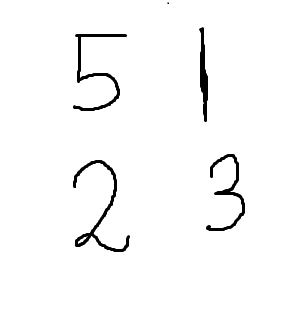
#> input picture number_recognition/512.png, 303 x 310 px
$ python -i multiple_digits.py   (imports and definitions only)   (older library calls are emulated)
#> lines starting #> are read from the running program, lines starting #| are printed output that depends on the picture; after the words box and inside, x2 and y2 are one past the last pixel; in counts of white or black regions, pixels touching at a corner belong together
# Import the modules
import cv2
import numpy as np
from PIL import Image, ImageFilter


def imageprepare(argv):
    """
    This function returns the pixel values.
    The imput is a png file location.
    """
    im = (argv).convert('L')
    width = float(im.size[0])
    height = float(im.size[1])
    newImage = Image.new('L', (28, 28), (255))  # creates white canvas of 28x28 pixels

    if width > height:  # check which dimension is bigger
        # Width is bigger. Width becomes 20 pixels.
        nheight = int(round((20.0 / width * height), 0))  # resize height according to ratio width
        if (nheight == 0):  # rare case but minimum is 1 pixel
            nheight = 1
            # resize and sharpen
        img = im.resize((20, nheight), Image.ANTIALIAS).filter(ImageFilter.SHARPEN)
        wtop = int(round(((28 - nheight) / 2), 0))  # calculate horizontal position
        newImage.paste(img, (4, wtop))  # paste resized image on white canvas
    else:
        # Height is bigger. Heigth becomes 20 pixels.
        nwidth = int(round((28.0 / height * width), 0))  # resize width according to ratio height
        if (nwidth == 0):  # rare case but minimum is 1 pixel
            nwidth = 1
            # resize and sharpen
        img = im.resize((nwidth, 28), Image.ANTIALIAS).filter(ImageFilter.SHARPEN)
        wleft = int(round(((28 - nwidth) / 2), 0))  # caculate vertical pozition
        newImage.paste(img, (wleft, 0))  # paste resized image on white canvas

    tv = list(newImage.getdata())  # get pixel values

    # normalize pixels to 0 and 1. 0 is pure white, 1 is pure black.
    tva = [(255-x) * (1.0) / 255.0 for x in tv]
    # print(tva)
    return tva


def chooseImage(arg, net=None):
    # Read the input image
#> called with arg = '../512.png'
    im = cv2.imread(arg)
#> im is the input picture: shape (310, 303, 3); min 0, max 255, mean 248.7

    # Convert to grayscale and apply Gaussian filtering
    im_gray = cv2.cvtColor(im, cv2.COLOR_BGR2GRAY)
    im_gray = cv2.GaussianBlur(im_gray, (5, 5), 0)
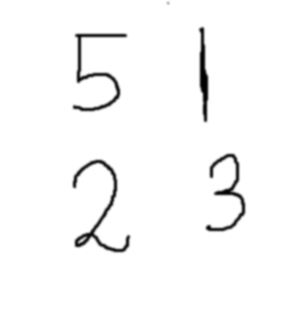
#> im_gray: shape (310, 303); min 0, max 255, mean 248.7

    # Threshold the image
    ret, im_th = cv2.threshold(im_gray, 90, 255, cv2.THRESH_BINARY_INV)
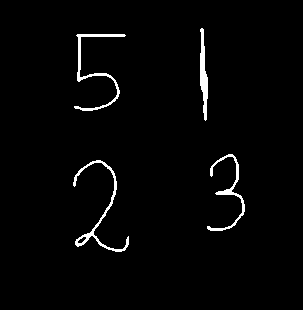
#> im_th: shape (310, 303); 2.1% white; 4 white regions

    # Find contours in the image
    ctrs, hier = cv2.findContours(im_th.copy(), cv2.RETR_EXTERNAL, cv2.CHAIN_APPROX_SIMPLE)
#> ctrs = 4 contours; box (x1, y1, x2, y2) and area: (73, 160, 129, 252) 412, (74, 34, 126, 111) 358, (200, 28, 208, 121) 340, (207, 154, 245, 231) 298

    # Get rectangles contains each contour
    rects = [cv2.boundingRect(ctr) for ctr in ctrs]
#> rects = [(73, 160, 56, 92), (207, 154, 38, 77), (74, 34, 52, 77), (200, 28, 8, 93)]

    #data_list = []
    test_data = []
    for i, rect in enumerate(rects):
        cv2.rectangle(im, (rect[0], rect[1]), (rect[0] + rect[2], rect[1] + rect[3]), (0, 255, 0), 3)
        leng = int(rect[3] * 1.6)
        pt1 = int(rect[1] + 1 + rect[3] // 2 - leng // 2)
        pt2 = int(rect[0] + 1 + rect[2] // 2 - leng // 2)
        roi = im_th[pt1:pt1 + leng, pt2:pt2 + leng]
        roi = cv2.resize(roi, (28, 28), interpolation=cv2.INTER_AREA)
        roi = cv2.dilate(roi, (3, 3))
        bnr = np.array(np.reshape(roi,(28, 28)), dtype=np.float32)
        for x in range(28):
            for y in range(5):
                bnr[x][-y] = 0
                bnr[x][y] = 0
        img = Image.fromarray(bnr, 'CMYK')
        x = imageprepare(img)
        arr_x = np.array(x, dtype=np.float32)
        test_data.append(arr_x)
        if net:
            test_data = [np.reshape(x, (784, 1))]
            result = net.network_result(test_data=test_data)[0]
            cv2.putText(im, str(int(result)), (rect[0], rect[1]), cv2.FONT_HERSHEY_DUPLEX, 2, (0, 255, 255), 3)
#> this loop made 4 passes
#> (rect, leng, pt1, pt2) on passes 1 to 4: ((73, 160, 56, 92), 147, 134, 29), ((207, 154, 38, 77), 123, 132, 166), ((74, 34, 52, 77), 123, 12, 40), ((200, 28, 8, 93), 148, 1, 131)
#> pass 1, in chooseImage, `roi = im_th[pt1:pt1 + leng, pt2:pt2 + leng]`:
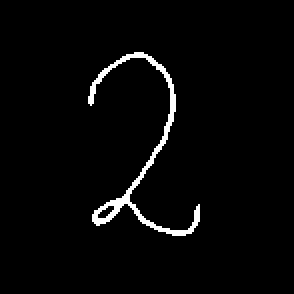
#> roi: shape (147, 147) (shown 2 times larger); 2.6% white in thin lines or dots, all inside (x1, y1, x2, y2) = (44, 26, 100, 118)
#> pass 1, in chooseImage, `roi = cv2.resize(roi, (28, 28), interpolation=cv2.INTER_AREA)`:
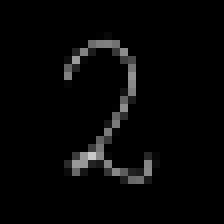
#> roi: shape (28, 28) (shown 8 times larger); min 0, max 199, mean 6.6
#> pass 1, in chooseImage, `roi = cv2.dilate(roi, (3, 3))`:
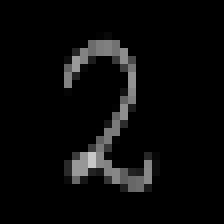
#> roi: shape (28, 28) (shown 8 times larger); min 0, max 199, mean 10.4
#> after the loop:
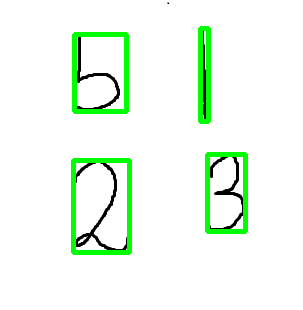
#> im: shape (310, 303, 3); 5.2% of pixels changed, all inside (x1, y1, x2, y2) = (71, 26, 248, 255)
    if net:
        cv2.imshow("Resulting Image with Rectangular ROIs", im)
        cv2.waitKey()
    test_data.reverse()
    test_data = [np.reshape(x, (784, 1)) for x in test_data]
#> test_data = 4 items
    return test_data

# chooseImage("../data/image.png")

>>> result = chooseImage('../512.png')
#> result = 4 items
